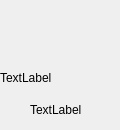
<?xml version="1.0" encoding="UTF-8"?>
<ui version="4.0">
 <class>ScanWidget</class>
 <widget class="QWidget" name="ScanWidget">
  <property name="geometry">
   <rect>
    <x>0</x>
    <y>0</y>
    <width>120</width>
    <height>130</height>
   </rect>
  </property>
  <property name="windowTitle">
   <string>Form</string>
  </property>
  <widget class="QWidget" name="icon" native="true">
   <property name="geometry">
    <rect>
     <x>40</x>
     <y>30</y>
     <width>30</width>
     <height>30</height>
    </rect>
   </property>
  </widget>
  <widget class="QLabel" name="title">
   <property name="geometry">
    <rect>
     <x>0</x>
     <y>70</y>
     <width>121</width>
     <height>16</height>
    </rect>
   </property>
   <property name="styleSheet">
    <string notr="true"/>
   </property>
   <property name="text">
    <string>TextLabel</string>
   </property>
  </widget>
  <widget class="QLabel" name="subtitle">
   <property name="geometry">
    <rect>
     <x>30</x>
     <y>100</y>
     <width>60</width>
     <height>20</height>
    </rect>
   </property>
   <property name="text">
    <string>TextLabel</string>
   </property>
  </widget>
  <widget class="ScanCT" name="scan" native="true">
   <property name="geometry">
    <rect>
     <x>40</x>
     <y>30</y>
     <width>30</width>
     <height>30</height>
    </rect>
   </property>
  </widget>
 </widget>
 <customwidgets>
  <customwidget>
   <class>ScanCT</class>
   <extends>QWidget</extends>
   <header location="global">customviews/scanwidget.h</header>
   <container>1</container>
  </customwidget>
 </customwidgets>
 <resources/>
 <connections/>
</ui>
